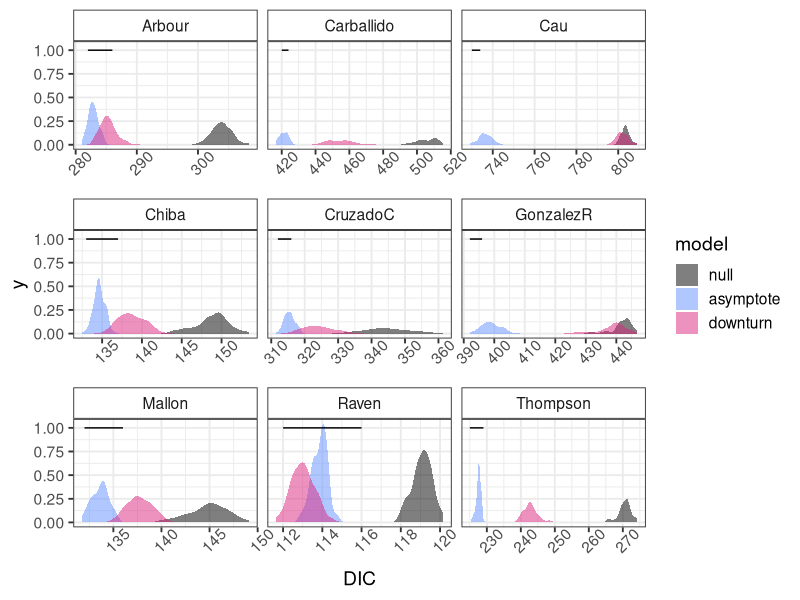
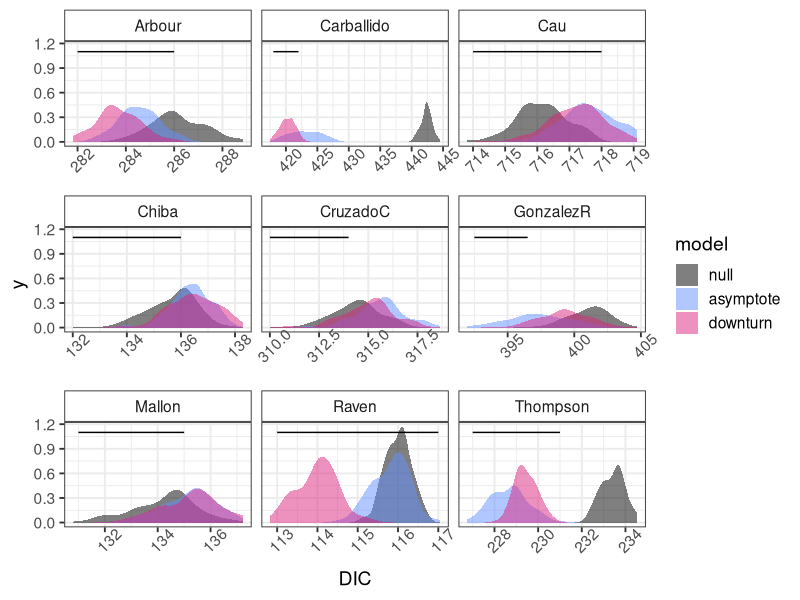
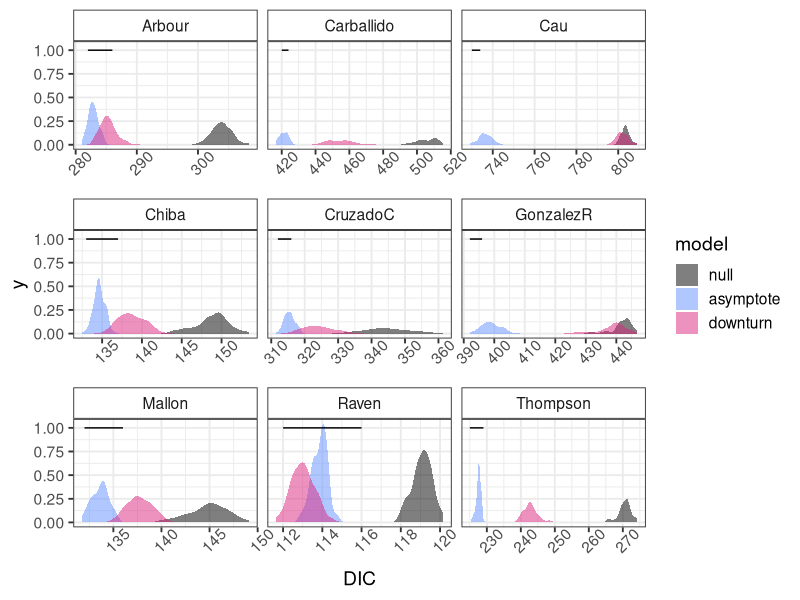
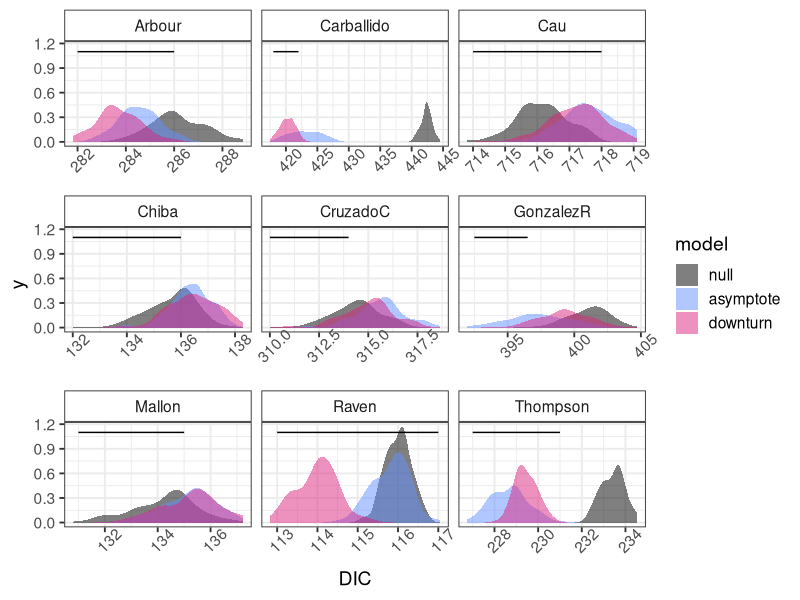

Recreate these plots in R, in order.
# Plot DIC values
# Natalie Cooper May 2019

#-----------------
# Load libraries
#----------------
library(tidyverse)

#648FFF = blue
#785EF0 = purple
#DC267F = red
#FE6100 = orange
#FFB000 = yellow
#-------------------------------
# Read and wrangle model outputs
#-------------------------------
ds <- read_csv("outputs/mcmcglmm_outputs.csv")
ds_intercepts <- read_csv("outputs/mcmcglmm_outputs_intercepts.csv")

# Reorder data and tidy up tree names
ds <-
  ds %>%
  mutate(tree = case_when(tree == "Arbour.phy.nex" ~ "Arbour",
                          tree == "Carballido.phy.nex" ~ "Carballido",
                          tree == "Cau.phy.nex" ~ "Cau",
                          tree == "Chiba.phy.nex" ~ "Chiba",
                          tree == "Cruzado.phy.nex" ~ "CruzadoC",
                          tree == "GonzalezRiga.phy.nex" ~ "GonzalezR",
                          tree == "Mallon.phy.nex" ~ "Mallon",
                          tree == "Raven.phy.nex" ~ "Raven",
                          tree == "Thompson.phy.nex" ~ "Thompson")) %>%
  # Gather so DICs are in one column
  gather(model, DIC, c(null_DIC, asym_DIC, slow_DIC)) %>%
  # Make null model the reference level
  mutate(model = relevel(as.factor(model), ref = "null_DIC")) %>%
  mutate(tree = fct_relevel(tree, 
                            "Arbour", "Chiba", "CruzadoC", "Mallon", "Raven", "Thompson",
                            "Carballido", "GonzalezR",
                            "Cau"))

ds_intercepts <-
  ds_intercepts %>%
  mutate(tree = case_when(tree == "Arbour.phy.nex" ~ "Arbour",
                          tree == "Carballido.phy.nex" ~ "Carballido",
                          tree == "Cau.phy.nex" ~ "Cau",
                          tree == "Chiba.phy.nex" ~ "Chiba",
                          tree == "Cruzado.phy.nex" ~ "CruzadoC",
                          tree == "GonzalezRiga.phy.nex" ~ "GonzalezR",
                          tree == "Mallon.phy.nex" ~ "Mallon",
                          tree == "Raven.phy.nex" ~ "Raven",
                          tree == "Thompson.phy.nex" ~ "Thompson")) %>%
  # Gather so DICs are in one column
  gather(model, DIC, c(null_DIC, asym_DIC, slow_DIC)) %>%
  # Make null model the reference level
  mutate(model = relevel(as.factor(model), ref = "null_DIC"))  %>%
  mutate(tree = fct_relevel(tree, 
                            "Arbour", "Chiba", "CruzadoC", "Mallon", "Raven", "Thompson",
                            "Carballido", "GonzalezR",
                            "Cau"))

#--------------------------------------------------------------------------
# Create dataset for 4 unit lines which differ depending on the scale
# of the plot for each tree
line_data_new <- data.frame(x = c(282, 420, 730,
                                  133, 312, 392,
                                  132, 112, 225),
                            y = rep(1, 9), 
                            tree = c("Arbour", "Carballido", "Cau", 
                                     "Chiba", "CruzadoC", "GonzalezR", 
                                     "Mallon", "Raven", "Thompson"))

line_data_new_intercepts <- data.frame(x = c(282, 418, 714,
                                             132, 310, 392.5,
                                             131, 113, 227),
                                       y = rep(1.1, 9), 
                                       tree = c("Arbour", "Carballido", "Cau", 
                                                "Chiba", "CruzadoC", "GonzalezR", 
                                                "Mallon", "Raven", "Thompson"))
#-------------------------------------------------------------------------------
# Plot all DICs 
#------------------
# For clade trees
ggplot(ds, aes(x = DIC, fill = model)) +
  geom_density(alpha = 0.5, colour = NA) +
  facet_wrap(~ tree, scales = "free_x") +
  theme_bw(base_size = 14) +
  # Add lines to each of 4 units DIC
  geom_segment(data = line_data_new,
               aes(x = x, y = y, 
                   xend = x + 4, 
                   yend = y), inherit.aes = FALSE) +
  scale_fill_manual(values = c("black", "#648FFF", "#DC267F"),
                    labels = c("null", "asymptote", "downturn")) +
  theme(legend.position = "right",
        strip.background = element_rect(fill = "white"),
        legend.spacing.x = unit(0.2, 'cm'),
        axis.text.x = element_text(angle = 45))

ggsave("outputs/figure-dic.png", width = 20, height = 20, units = "cm")

# For clade trees with intercepts
ggplot(ds_intercepts, aes(x = DIC, fill = model)) +
  geom_density(alpha = 0.5, colour = NA) +
  facet_wrap(~ tree, scales = "free_x") +
  theme_bw(base_size = 14) +
  # Add lines to each of 4 units DIC
  geom_segment(data = line_data_new_intercepts,
               aes(x = x, y = y, 
                   xend = x + 4, 
                   yend = y), inherit.aes = FALSE) +
  scale_fill_manual(values = c("black", "#648FFF", "#DC267F"),
                    labels = c("null", "asymptote", "downturn")) +
  theme(legend.position = "right",
        strip.background = element_rect(fill = "white"),
        legend.spacing.x = unit(0.2, 'cm'),
        axis.text.x = element_text(angle = 45))

ggsave("outputs/figure-dic-intercepts.png", width = 20, height = 20, units = "cm")